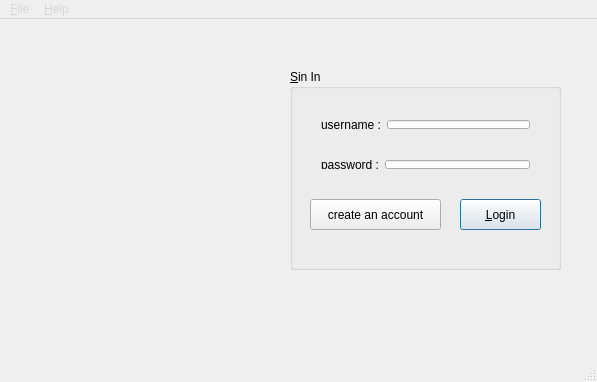
<?xml version="1.0" encoding="UTF-8"?>
<ui version="4.0">
 <class>MainWindow</class>
 <widget class="QMainWindow" name="MainWindow">
  <property name="geometry">
   <rect>
    <x>0</x>
    <y>0</y>
    <width>597</width>
    <height>382</height>
   </rect>
  </property>
  <property name="windowTitle">
   <string>Library Program</string>
  </property>
  <property name="windowIcon">
   <iconset resource="resources.qrc">
    <normaloff>:/rec/Images resource/648903-star-ratings-512.png</normaloff>:/rec/Images resource/648903-star-ratings-512.png</iconset>
  </property>
  <property name="toolTip">
   <string>&lt;html&gt;&lt;head/&gt;&lt;body&gt;&lt;p&gt;&lt;br/&gt;&lt;/p&gt;&lt;/body&gt;&lt;/html&gt;</string>
  </property>
  <property name="animated">
   <bool>true</bool>
  </property>
  <widget class="QWidget" name="centralWidget">
   <widget class="QLabel" name="label">
    <property name="geometry">
     <rect>
      <x>520</x>
      <y>0</y>
      <width>71</width>
      <height>31</height>
     </rect>
    </property>
    <property name="text">
     <string/>
    </property>
   </widget>
   <widget class="QLabel" name="label_4">
    <property name="geometry">
     <rect>
      <x>10</x>
      <y>40</y>
      <width>251</width>
      <height>251</height>
     </rect>
    </property>
    <property name="text">
     <string>&lt;html&gt;&lt;head/&gt;&lt;body&gt;&lt;p align=&quot;center&quot;&gt;&lt;img src=&quot;:/rec/Images resource/icon-login-0.png&quot;/&gt;&lt;/p&gt;&lt;/body&gt;&lt;/html&gt;</string>
    </property>
   </widget>
   <widget class="QGroupBox" name="groupBox">
    <property name="geometry">
     <rect>
      <x>290</x>
      <y>50</y>
      <width>271</width>
      <height>201</height>
     </rect>
    </property>
    <property name="title">
     <string>&amp;Sin In</string>
    </property>
    <widget class="QWidget" name="horizontalLayoutWidget">
     <property name="geometry">
      <rect>
       <x>20</x>
       <y>40</y>
       <width>231</width>
       <height>31</height>
      </rect>
     </property>
     <layout class="QHBoxLayout" name="horizontalLayout">
      <item>
       <widget class="QLabel" name="label_3">
        <property name="text">
         <string>username :</string>
        </property>
       </widget>
      </item>
      <item>
       <widget class="QLineEdit" name="lineEdit">
        <property name="toolTip">
         <string>Please enter your username.</string>
        </property>
        <property name="text">
         <string/>
        </property>
       </widget>
      </item>
     </layout>
    </widget>
    <widget class="QWidget" name="horizontalLayoutWidget_2">
     <property name="geometry">
      <rect>
       <x>20</x>
       <y>80</y>
       <width>231</width>
       <height>31</height>
      </rect>
     </property>
     <layout class="QHBoxLayout" name="horizontalLayout_2">
      <item>
       <widget class="QLabel" name="label_2">
        <property name="text">
         <string>password :</string>
        </property>
       </widget>
      </item>
      <item>
       <widget class="QLineEdit" name="lineEdit_3">
        <property name="toolTip">
         <string>please enter your password.</string>
        </property>
        <property name="text">
         <string/>
        </property>
        <property name="echoMode">
         <enum>QLineEdit::Password</enum>
        </property>
       </widget>
      </item>
     </layout>
    </widget>
    <widget class="QPushButton" name="pushButton_2">
     <property name="geometry">
      <rect>
       <x>170</x>
       <y>130</y>
       <width>81</width>
       <height>31</height>
      </rect>
     </property>
     <property name="toolTip">
      <string>Login button.</string>
     </property>
     <property name="text">
      <string>&amp;Login</string>
     </property>
     <property name="default">
      <bool>true</bool>
     </property>
    </widget>
    <widget class="QPushButton" name="pushButton">
     <property name="geometry">
      <rect>
       <x>20</x>
       <y>130</y>
       <width>131</width>
       <height>31</height>
      </rect>
     </property>
     <property name="toolTip">
      <string>&lt;html&gt;&lt;head/&gt;&lt;body&gt;&lt;p&gt;Create an account button&lt;/p&gt;&lt;/body&gt;&lt;/html&gt;</string>
     </property>
     <property name="text">
      <string>create an account</string>
     </property>
    </widget>
   </widget>
  </widget>
  <widget class="QStatusBar" name="statusBar"/>
  <widget class="QMenuBar" name="menuBar">
   <property name="geometry">
    <rect>
     <x>0</x>
     <y>0</y>
     <width>597</width>
     <height>22</height>
    </rect>
   </property>
   <property name="palette">
    <palette>
     <active>
      <colorrole role="WindowText">
       <brush brushstyle="SolidPattern">
        <color alpha="255">
         <red>0</red>
         <green>0</green>
         <blue>0</blue>
        </color>
       </brush>
      </colorrole>
      <colorrole role="ButtonText">
       <brush brushstyle="SolidPattern">
        <color alpha="255">
         <red>211</red>
         <green>215</green>
         <blue>207</blue>
        </color>
       </brush>
      </colorrole>
      <colorrole role="ToolTipText">
       <brush brushstyle="SolidPattern">
        <color alpha="255">
         <red>0</red>
         <green>0</green>
         <blue>0</blue>
        </color>
       </brush>
      </colorrole>
     </active>
     <inactive>
      <colorrole role="WindowText">
       <brush brushstyle="SolidPattern">
        <color alpha="255">
         <red>0</red>
         <green>0</green>
         <blue>0</blue>
        </color>
       </brush>
      </colorrole>
      <colorrole role="ButtonText">
       <brush brushstyle="SolidPattern">
        <color alpha="255">
         <red>211</red>
         <green>215</green>
         <blue>207</blue>
        </color>
       </brush>
      </colorrole>
      <colorrole role="ToolTipText">
       <brush brushstyle="SolidPattern">
        <color alpha="255">
         <red>0</red>
         <green>0</green>
         <blue>0</blue>
        </color>
       </brush>
      </colorrole>
     </inactive>
     <disabled>
      <colorrole role="WindowText">
       <brush brushstyle="SolidPattern">
        <color alpha="255">
         <red>255</red>
         <green>255</green>
         <blue>255</blue>
        </color>
       </brush>
      </colorrole>
      <colorrole role="ButtonText">
       <brush brushstyle="SolidPattern">
        <color alpha="255">
         <red>190</red>
         <green>190</green>
         <blue>190</blue>
        </color>
       </brush>
      </colorrole>
      <colorrole role="ToolTipText">
       <brush brushstyle="SolidPattern">
        <color alpha="255">
         <red>0</red>
         <green>0</green>
         <blue>0</blue>
        </color>
       </brush>
      </colorrole>
     </disabled>
    </palette>
   </property>
   <widget class="QMenu" name="menuHelp">
    <property name="palette">
     <palette>
      <active>
       <colorrole role="WindowText">
        <brush brushstyle="SolidPattern">
         <color alpha="255">
          <red>255</red>
          <green>255</green>
          <blue>255</blue>
         </color>
        </brush>
       </colorrole>
       <colorrole role="ToolTipText">
        <brush brushstyle="SolidPattern">
         <color alpha="255">
          <red>255</red>
          <green>255</green>
          <blue>255</blue>
         </color>
        </brush>
       </colorrole>
      </active>
      <inactive>
       <colorrole role="WindowText">
        <brush brushstyle="SolidPattern">
         <color alpha="255">
          <red>255</red>
          <green>255</green>
          <blue>255</blue>
         </color>
        </brush>
       </colorrole>
       <colorrole role="ToolTipText">
        <brush brushstyle="SolidPattern">
         <color alpha="255">
          <red>255</red>
          <green>255</green>
          <blue>255</blue>
         </color>
        </brush>
       </colorrole>
      </inactive>
      <disabled>
       <colorrole role="WindowText">
        <brush brushstyle="SolidPattern">
         <color alpha="255">
          <red>255</red>
          <green>255</green>
          <blue>255</blue>
         </color>
        </brush>
       </colorrole>
       <colorrole role="ToolTipText">
        <brush brushstyle="SolidPattern">
         <color alpha="255">
          <red>255</red>
          <green>255</green>
          <blue>255</blue>
         </color>
        </brush>
       </colorrole>
      </disabled>
     </palette>
    </property>
    <property name="title">
     <string>&amp;Help</string>
    </property>
    <addaction name="actionLogin"/>
    <addaction name="actionAbout"/>
   </widget>
   <widget class="QMenu" name="menu_File">
    <property name="title">
     <string>&amp;File</string>
    </property>
    <addaction name="actionquit"/>
   </widget>
   <addaction name="menu_File"/>
   <addaction name="menuHelp"/>
  </widget>
  <action name="actionLogin">
   <property name="text">
    <string>Login</string>
   </property>
  </action>
  <action name="actionAbout">
   <property name="text">
    <string>About</string>
   </property>
  </action>
  <action name="actionquit">
   <property name="text">
    <string>quit</string>
   </property>
  </action>
 </widget>
 <layoutdefault spacing="6" margin="11"/>
 <resources>
  <include location="resources.qrc"/>
 </resources>
 <connections/>
</ui>
